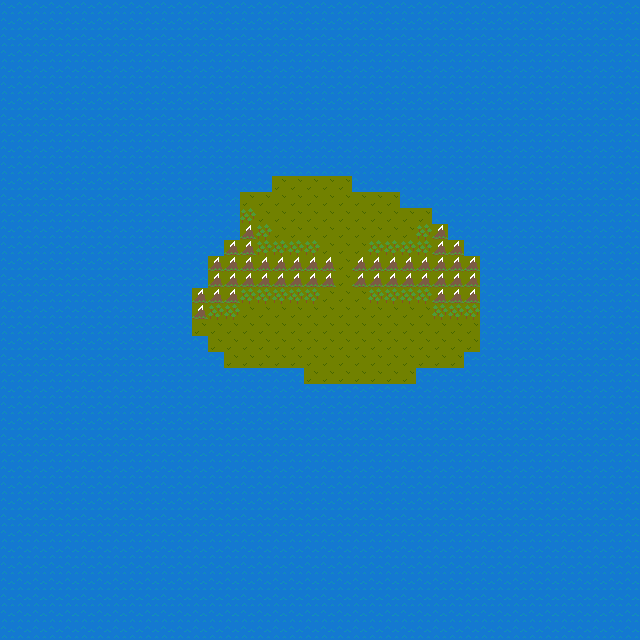

This game map was drawn from its Tiled (.tmx) file and the tilesets committed beside it. A one-line description and the trimmed map source follow:
An orthogonal 40x40 tile map with 16x16 px tiles, 1 tile layer (Tile Layer 1).

<map version="1.0" tiledversion="1.0.3" orientation="orthogonal" renderorder="right-down" width="40" height="40" tilewidth="16" tileheight="16" nextobjectid="1">
 <tileset firstgid="1" source="Tile_Set.tsx" />
 <layer name="Tile Layer 1" width="40" height="40">
  <data>[1600 cells, 1600 non-empty, 4 distinct tile ids]</data>
 </layer>
</map>
